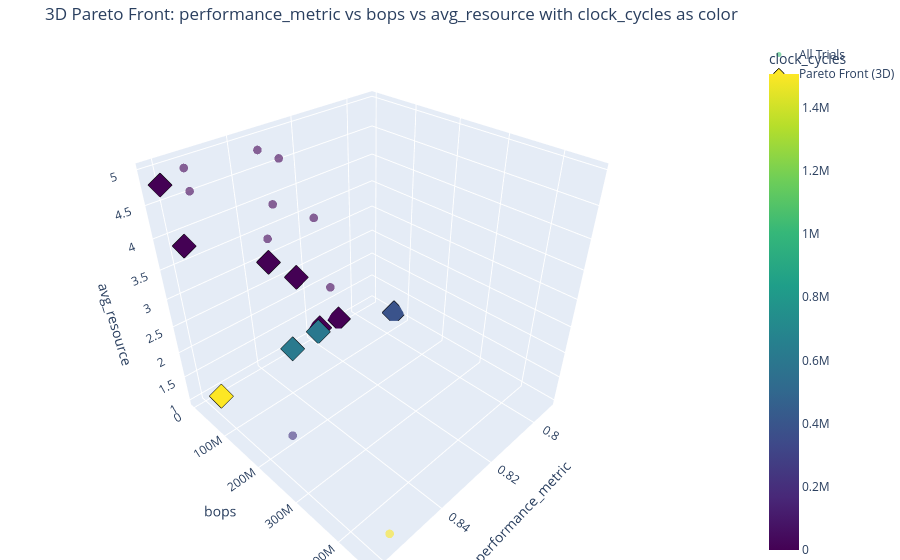

The code cell stored with this chart in its notebook:
### Markdown cell above
## Analyzing the Global Search Results

The search has finished exploring different architectural combinations. Let's see what it found!

### Code cell
results_df_hybrid = pd.DataFrame(searcher_hybrid.results)

if not results_df_hybrid.empty:
    # Inspect best architecture
    print("--- Best Discovered Architecture (by Accuracy) ---")
    best_trial_row = results_df_hybrid.loc[results_df_hybrid['performance_metric'].idxmax()]
    print(f"Trial Number: {best_trial_row['trial']}")
    print(f"Accuracy: {best_trial_row['performance_metric']:.4f}")
    print(f"BOPs: {best_trial_row['bops']:.2e}")
    print(f"Avg Resource: {best_trial_row['avg_resource']:.2f}%")
    print(f"Clock Cycles: {best_trial_row['clock_cycles']:.0f}")

    with open(best_trial_row['yaml_path'], 'r') as f:
        best_arch_yaml = yaml.safe_load(f)

    print("\nArchitecture components:")
    for component in best_arch_yaml['architecture']['components']:
        print(f"- Type: {component['block_type']}, Name: {component['name']}")

    # Build objective info list for plotting
    OBJECTIVE_INFO_HYBRID = list(zip(OBJECTIVE_NAMES_HYBRID, MAXIMIZE_FLAGS_HYBRID))

    # Pairwise 2D Pareto fronts (6 combinations)
    print("\n--- Visualizing Pairwise 2D Pareto Fronts ---")
    plot_pareto_fronts(results_df_hybrid, OBJECTIVE_INFO_HYBRID, save_dir=searcher_hybrid.results_dir)

    # Interactive 3D Pareto front with clock_cycles as heatmap color
    print("\n--- Generating 3D Pareto Front Heatmap ---")
    plot_3d_pareto_front_heatmap(results_df_hybrid, OBJECTIVE_INFO_HYBRID, save_dir=searcher_hybrid.results_dir)

    print(f"\nPlots saved to: {searcher_hybrid.results_dir}")
else:
    print("Hybrid search did not yield any results to analyze.")

### Figure 1 — Plotly figure (JSON) as saved in the notebook; plotly's stock layout.template omitted (floating-point values rounded to 4 significant figures)
{"data": [{"hoverinfo": "text+x+y+z", "marker": {"color": [1025000.0, 266400.0, 414000.0, 250.5, 222100.0, 62.53, 85.34, 102.3, 267.0, 419000.0, 1507000.0, 68.67, 79.27, 55.93, 78.43, 220.5, 166.1, 197.9, 54.01, 243.4], "colorbar": {"title": {"text": "clock_cycles"}}, "colorscale": [[0, "#440154"], [0.1111, "#482878"], [0.2222, "#3e4989"], [0.3333, "#31688e"], [0.4444, "#26828e"], [0.5556, "#1f9e89"], [0.6667, "#35b779"], [0.7778, "#6ece58"], [0.8889, "#b5de2b"], [1, "#fde725"]], "opacity": 0.6, "size": 5}, "mode": "markers", "name": "All Trials", "text": ["Trial 0", "Trial 1", "Trial 2", "Trial 3", "Trial 4", "Trial 5", "Trial 6", "Trial 7", "Trial 8", "Trial 9", "Trial 10", "Trial 11", "Trial 12", "Trial 13", "Trial 14", "Trial 15", "Trial 16", "Trial 17", "Trial 18", "Trial 19"], "type": "scatter3d", "x": [0.8578, 0.7922, 0.818, 0.817, 0.8537, 0.8552, 0.8309, 0.8336, 0.8114, 0.8297, 0.8561, 0.8346, 0.8581, 0.8617, 0.8285, 0.8245, 0.834, 0.8165, 0.8547, 0.8083], "y": [35717120, 71385088, 9404416, 9177088, 213254144, 21102592, 10365952, 9486336, 4685824, 17629184, 456818688, 17811456, 11173888, 21626880, 19115008, 4753408, 7471104, 2850816, 19562496, 3096576], "z": [1.127, 1.018, 1.065, 3.395, 1.218, 4.96, 3.923, 3.382, 1.853, 1.087, 1.13, 4.862, 3.837, 4.845, 4.64, 2.415, 2.96, 1.08, 4.62, 1.04]}, {"hoverinfo": "text+x+y+z", "marker": {"color": [1025000.0, 266400.0, 414000.0, 419000.0, 79.27, 55.93, 220.5, 166.1, 197.9, 243.4], "colorscale": [[0, "#440154"], [0.1111, "#482878"], [0.2222, "#3e4989"], [0.3333, "#31688e"], [0.4444, "#26828e"], [0.5556, "#1f9e89"], [0.6667, "#35b779"], [0.7778, "#6ece58"], [0.8889, "#b5de2b"], [1, "#fde725"]], "line": {"color": "black", "width": 1}, "size": 8, "symbol": "diamond"}, "mode": "markers", "name": "Pareto Front (3D)", "text": ["Trial 0", "Trial 1", "Trial 2", "Trial 9", "Trial 12", "Trial 13", "Trial 15", "Trial 16", "Trial 17", "Trial 19"], "type": "scatter3d", "x": [0.8578, 0.7922, 0.818, 0.8297, 0.8581, 0.8617, 0.8245, 0.834, 0.8165, 0.8083], "y": [35717120, 71385088, 9404416, 17629184, 11173888, 21626880, 4753408, 7471104, 2850816, 3096576], "z": [1.127, 1.018, 1.065, 1.087, 3.837, 4.845, 2.415, 2.96, 1.08, 1.04]}], "layout": {"margin": {"b": 0, "l": 0, "r": 0, "t": 40}, "scene": {"xaxis": {"title": {"text": "performance_metric"}}, "yaxis": {"title": {"text": "bops"}}, "zaxis": {"title": {"text": "avg_resource"}}}, "title": {"text": "3D Pareto Front: performance_metric vs bops vs avg_resource with clock_cycles as color"}}}
